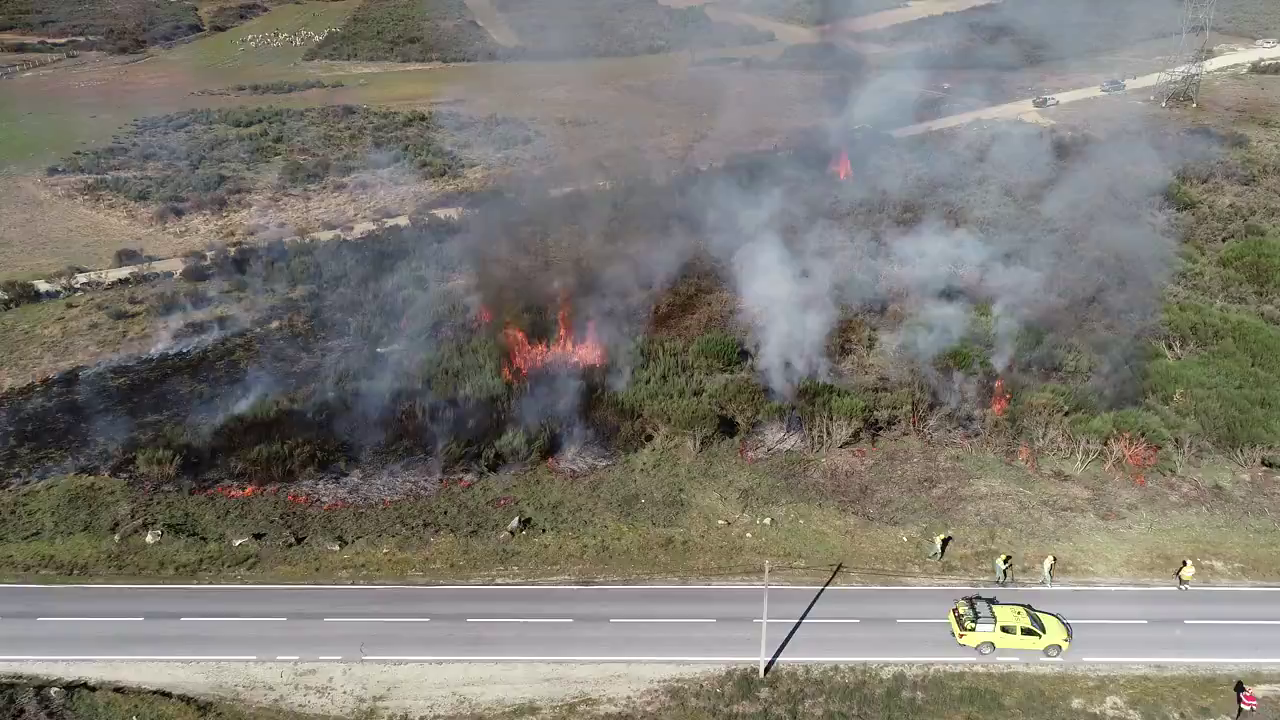
#> input picture demos/frame0.0.png, 1280 x 720 px
$ python demo_watershed.py
#> lines starting #> are read from the running program, lines starting #| are printed output that depends on the picture; after the words box and inside, x2 and y2 are one past the last pixel; in counts of white or black regions, pixels touching at a corner belong together
import numpy as np
import cv2 as cv
from matplotlib import pyplot as plt

# TODO gui com sliders lower e higher

while 1:
    # img = cv.imread('img.jpg')
    # original = cv.imread('img.jpg')
    img = cv.imread('frame0.0.png')
#> img is the input picture: shape (720, 1280, 3); mean B, G, R 114, 121.9, 125.3
    original = cv.imread('frame0.0.png')
    img = cv.cvtColor(img, cv.COLOR_BGR2HSV)
#> img: shape (720, 1280, 3); mean H, S, V 61, 40.8, 128.8
    aux = cv.inRange(img, np.array([0, 50, 215]), np.array([127, 255, 255]))
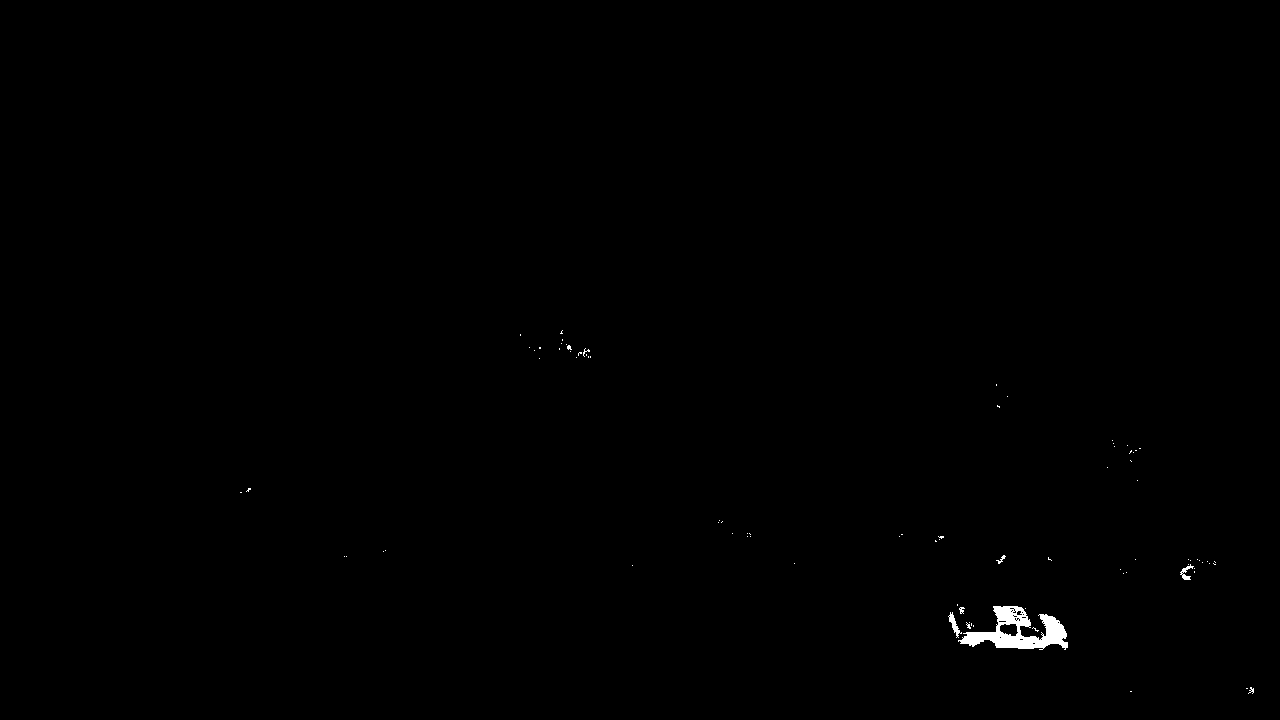
#> aux: shape (720, 1280); 0.29% white; 85 white regions (79 under 20 px), largest, box (x1, y1, x2, y2) and area: (958, 606, 1068, 650) 2198, (948, 612, 962, 638) 119, (1180, 564, 1194, 580) 85, (996, 555, 1006, 564) 30, (959, 607, 965, 614) 25, (1248, 687, 1254, 694) 20

    # morph error workaround (obsolete (?))
    img = cv.bitwise_and(img, img, mask=aux)
#> img: shape (720, 1280, 3); mean H, S, V 0.1, 0.2, 0.7
    cv.imwrite('lim.jpg', img)
    img = cv.imread('lim.jpg')
    img = cv.cvtColor(img, cv.COLOR_HSV2BGR)
    # end

    # theshold
    # optional graysacle (?)
    gray = cv.cvtColor(img, cv.COLOR_BGR2GRAY)
    _, thresh = cv.threshold(gray, 0, 255, cv.THRESH_BINARY_INV + cv.THRESH_OTSU)
    # thresh = cv.adaptiveThreshold(gray, 255, cv.ADAPTIVE_THRESH_GAUSSIAN_C, cv.THRESH_BINARY, 11, 2)

    # noise removal
    kernel = np.ones((3, 3), np.uint8)
    opening = cv.morphologyEx(thresh, cv.MORPH_OPEN, kernel, iterations=1)
#> opening: shape (720, 1280); 99.7% white; 32 black regions (25 under 20 px), largest, box (x1, y1, x2, y2) and area: (948, 606, 1068, 650) 2452, (1180, 564, 1195, 580) 101, (578, 348, 590, 357) 46

    # sure background area
    # mudar para imagem limitada pela vegetação
    sure_bg = cv.dilate(opening, kernel, iterations=2)
#> sure_bg: shape (720, 1280); 99.9% white; 6 black regions (4 under 20 px), largest, box (x1, y1, x2, y2) and area: (964, 616, 1064, 647) 946, (995, 608, 1029, 625) 339

    # Finding sure foreground area
    dist_transform = cv.distanceTransform(opening, cv.DIST_L2, 5)
    _, sure_fg = cv.threshold(dist_transform, 0.7 * dist_transform.max(), 255, 0)
#> sure_fg: shape (720, 1280) float32; 6.1% white; 2 white regions, box (x1, y1, x2, y2) and area: (0, 0, 337, 201) 37514, (749, 0, 1280, 99) 19102

    # Finding unknown region
    sure_fg = np.uint8(sure_fg)
    unknown = cv.subtract(sure_bg, sure_fg)
#> unknown: shape (720, 1280); 93.7% white; 8 black regions (4 under 20 px), largest, box (x1, y1, x2, y2) and area: (0, 0, 337, 201) 37514, (749, 0, 1280, 99) 19102, (964, 616, 1064, 647) 946, (995, 608, 1029, 625) 339

    # Marker labelling
    ret, markers = cv.connectedComponents(sure_fg)
#> markers: shape (720, 1280) int32; 3 distinct labels, from 0 to 2
#> ret = 3

    # Add one to all labels so that sure background is not 0, but 1
    markers = markers + 1
#> markers: shape (720, 1280) int32; 3 distinct labels, from 1 to 3

    # Now, mark the region of unknown with zero
    markers[unknown == 255] = 0
#> markers: shape (720, 1280) int32; 4 distinct labels, from 0 to 3

    # watershed segmentation
    markers = cv.watershed(original, markers)
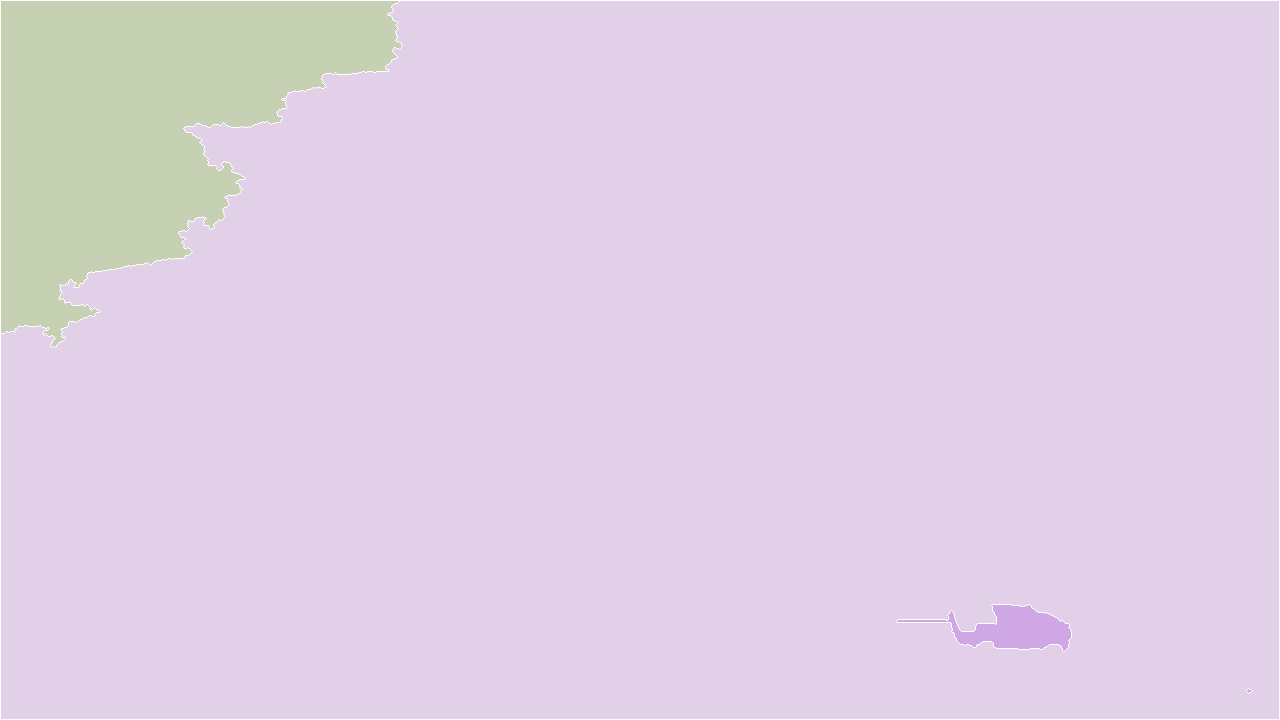
#> markers: shape (720, 1280) int32; 4 distinct labels, from -1 to 3; one colour per label, 0 black, -1 white
    original[markers == -1] = [255, 0, 0]
#> original: shape (720, 1280, 3); 0.59% of pixels changed, all inside (x1, y1, x2, y2) = (0, 0, 1280, 720)
    # print()

    # output markers debug
    plt.subplot(111), plt.imshow(markers)

    # convert to contour test
    # markers = original[markers == np.minimum(markers, -1)]

    m = cv.convertScaleAbs(markers)
    _, m = cv.threshold(m, 0, 255, cv.THRESH_BINARY + cv.THRESH_OTSU)
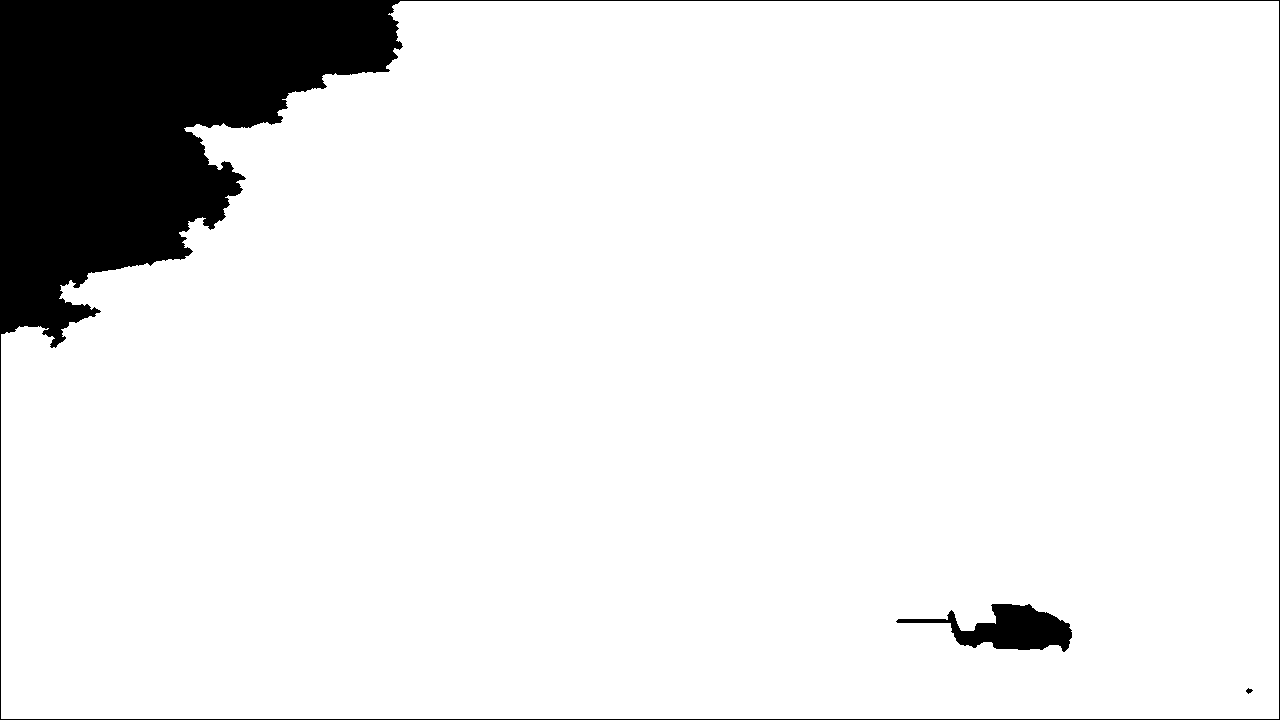
#> m: shape (720, 1280); 90.6% white; 3 black regions
    cntr, h = cv.findContours(m, cv.RETR_EXTERNAL, cv.CHAIN_APPROX_SIMPLE)
#> cntr = 1 contour; box (x1, y1, x2, y2) and area: (1, 1, 1279, 719) 837209; h = [[-1, -1, -1, -1]]
    cv.drawContours(original, cntr, -1, (255, 255, 255), 3)
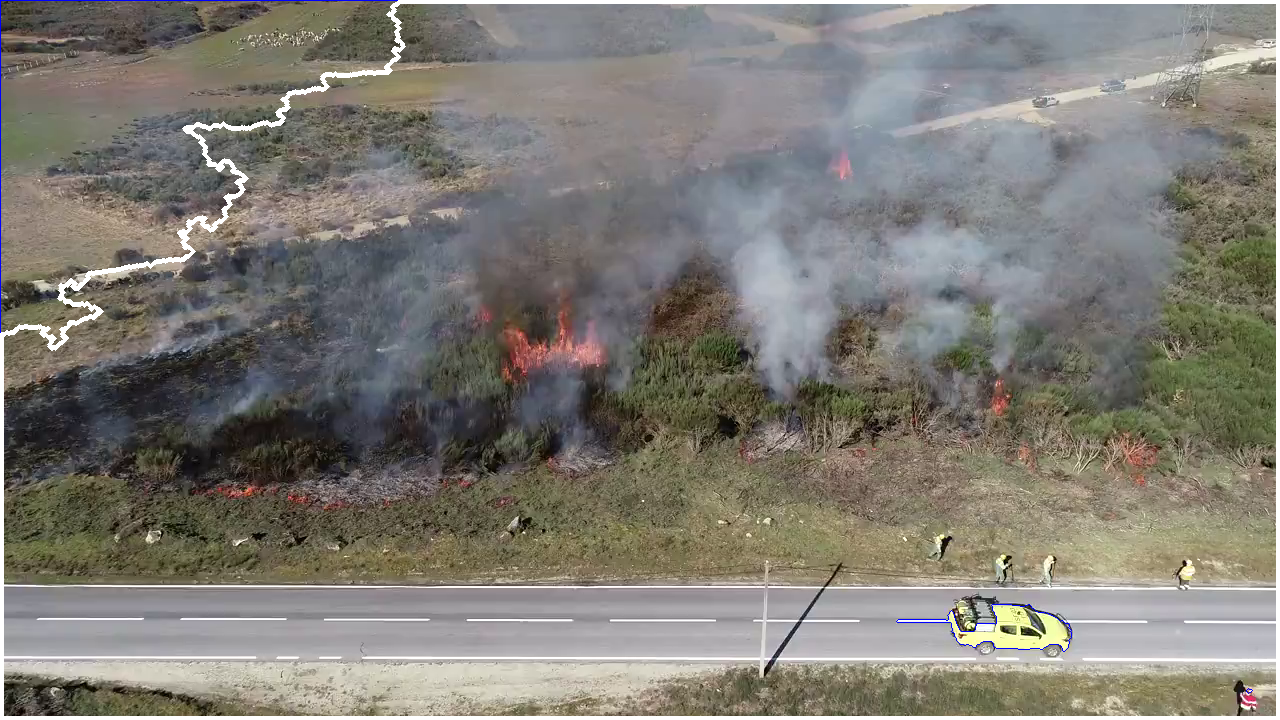
#> original: shape (720, 1280, 3); mean B, G, R 117.1, 124.4, 127.7

    cv.imshow('ws', original)
    # cv.imshow('bg', sure_bg)
    # cv.imshow('fg', sure_fg)

    k = cv.waitKey(5) & 0xFF
#> (key Esc is pressed here)
    if k == 27:
        break

# [7 lines of commented-out code are left out]

plt.show()

$ run again, with demos/img.jpg saved as demos/frame0.0.png
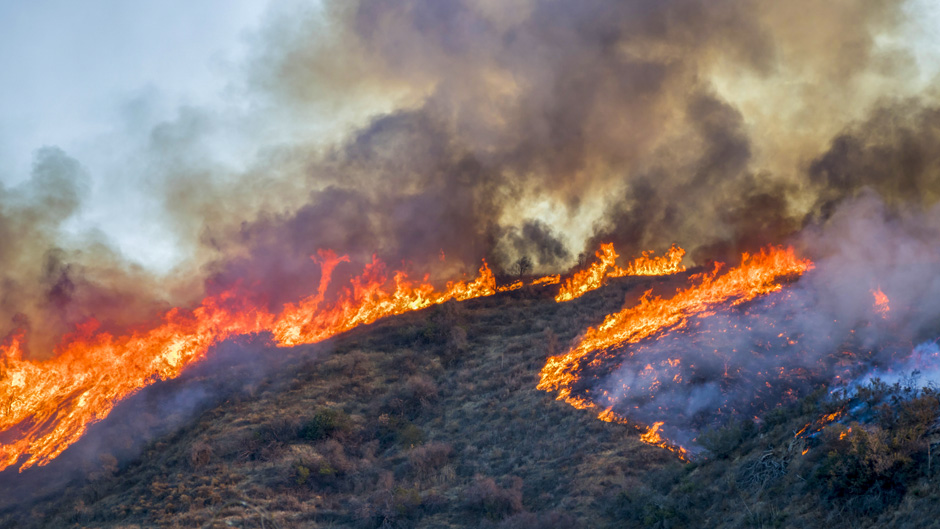
#> input picture demos/img.jpg, 940 x 529 px
#> img is the input picture: shape (529, 940, 3); mean B, G, R 109.3, 112.3, 126.8
#> `aux = cv.inRange(img, np.array([0, 50, 215]), np.array([127, 255, 255]))`:
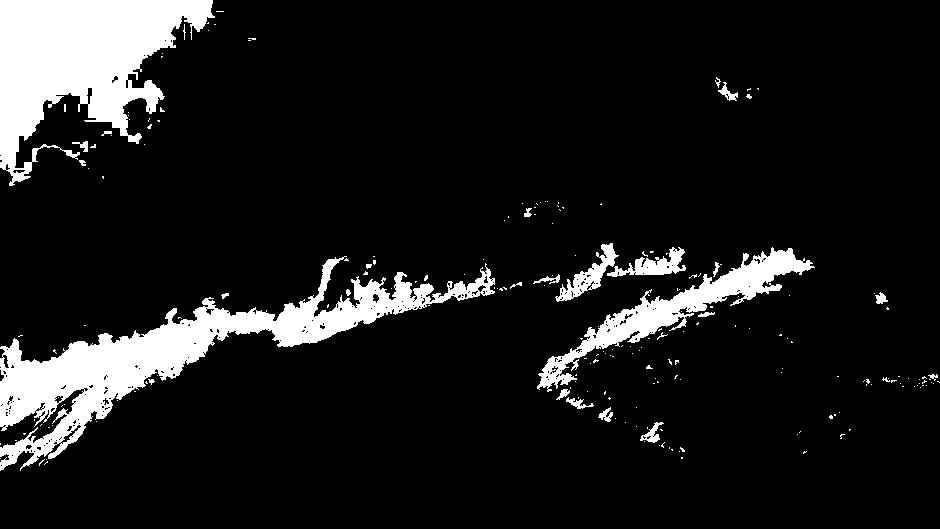
#> aux: shape (529, 940); 10.7% white; 210 white regions (184 under 20 px), largest, box (x1, y1, x2, y2) and area: (0, 256, 495, 471) 21628, (0, 0, 215, 186) 20524, (537, 247, 815, 392) 7084
#> thresh: shape (529, 940); 89.4% white; 217 black regions (191 under 20 px), largest, box (x1, y1, x2, y2) and area: (0, 256, 495, 471) 21432, (0, 0, 215, 186) 20528, (537, 248, 815, 392) 6947
#> opening: shape (529, 940); 89% white; 127 black regions (106 under 20 px), largest, box (x1, y1, x2, y2) and area: (0, 256, 495, 471) 22575, (0, 0, 215, 186) 20742, (537, 248, 815, 392) 7563
#> sure_bg: shape (529, 940); 91.5% white; 28 black regions (14 under 20 px), largest, box (x1, y1, x2, y2) and area: (0, 0, 211, 179) 18746, (0, 261, 431, 468) 16613, (542, 251, 811, 386) 5091
#> unknown: shape (529, 940); 86.4% white; 31 black regions (14 under 20 px), largest, box (x1, y1, x2, y2) and area: (0, 0, 211, 179) 18746, (0, 261, 431, 468) 16613, (391, 0, 584, 113) 11576
#> ret = 4
#> cntr = 1 contour; box (x1, y1, x2, y2) and area: (173, 1, 939, 528) 165353; h = [[-1, -1, -1, -1]]
#> `cv.drawContours(original, cntr, -1, (255, 255, 255), 3)`:
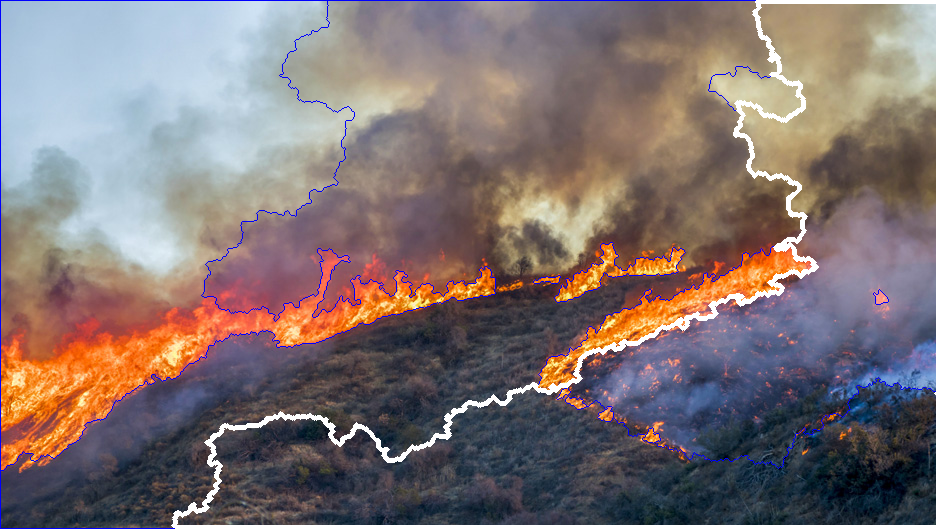
#> original: shape (529, 940, 3); mean B, G, R 115.3, 115.5, 129.1
